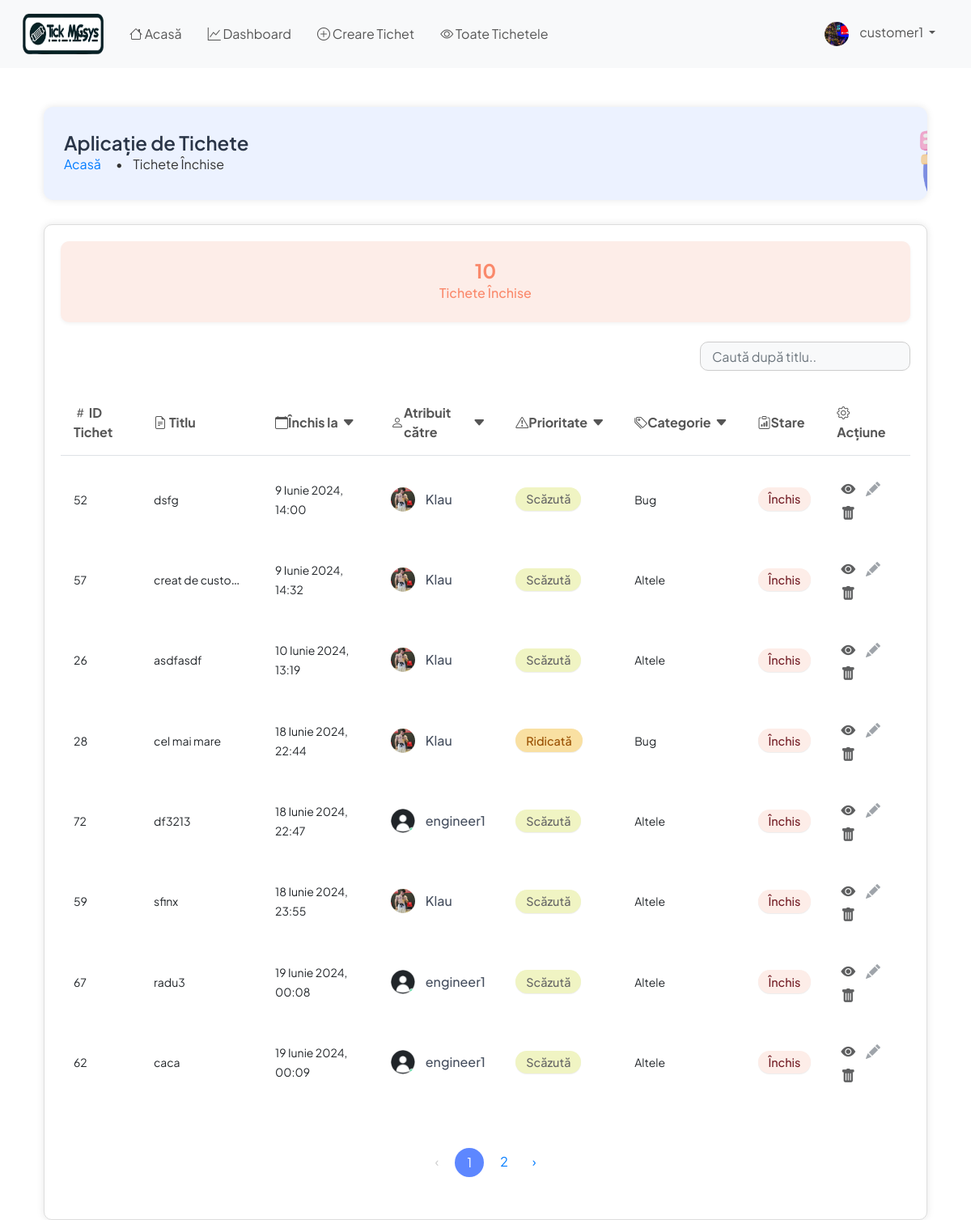
Before: /ticket/all-closed-tickets/ (signed in) with the older database file.
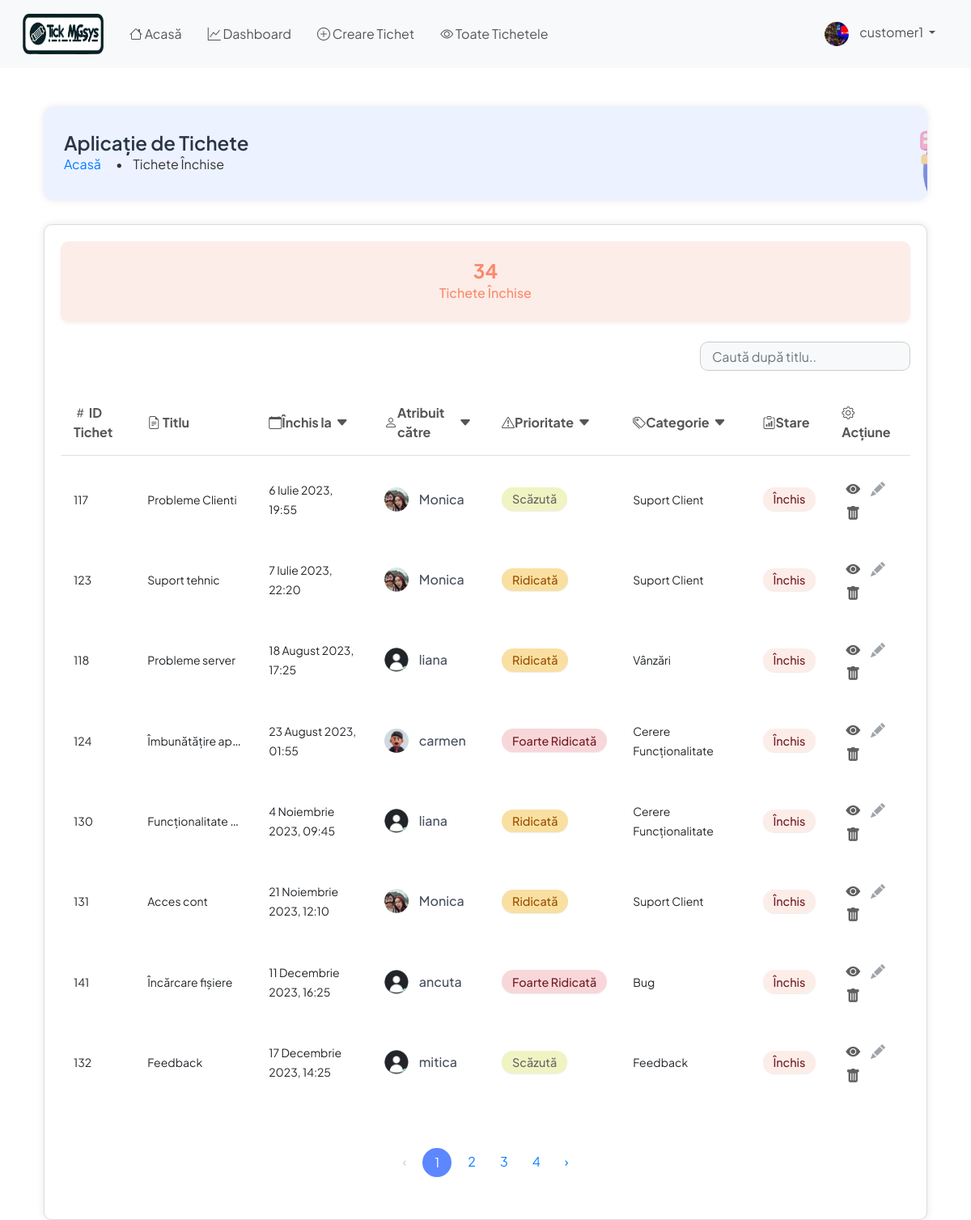
After: the same page with the newer database file.
### ticket/models.py (models this page shows, shortened)
class Ticket(models.Model):
    PRIORITY_CHOICES = (
        ('Very Low', 'Foarte Scăzut'),
        ('Low', 'Scăzut'),
        ('Medium', 'Mediu'),
        ('High', 'Ridicat'),
        ('Very High', 'Foarte Ridicat'),
    )
    CATEGORY_CHOICES = (
        ('Bug', 'Bug'),
        ('Feature Request', 'Cerere Funcționalitate'),
        ('Customer Support', 'Suport Client'),
        ('Sales', 'Vânzări'),
        ('Feedback', 'Feedback'),
        ('Other', 'Altele'),
    )
    STATUS_CHOICES = (
        ('Active', 'Activ'),
        ('Completed', 'Completat'),
        ('Pending', 'În așteptare'),
    )
    id = models.AutoField(primary_key=True)
    title = models.CharField(max_length=100, validators=[MaxLengthValidator(100)], unique=True)
    description = models.TextField()
    priority = models.CharField(max_length=9, choices=PRIORITY_CHOICES, default='Low')
    category = models.CharField(max_length=20, choices=CATEGORY_CHOICES, default='Other')
    created_by = models.ForeignKey(User, on_delete=models.CASCADE, related_name='tickets_created', editable=False)
    date_created = models.DateTimeField(auto_now_add=True)
    assigned_to = models.ForeignKey(User, on_delete=models.DO_NOTHING, null=True, blank=True,
                                    related_name='tickets_assigned')
    is_resolved = models.BooleanField(default=False)
    accepted_date = models.DateTimeField(null=True, blank=True)
    closed_date = models.DateTimeField(null=True, blank=True)
    ticket_status = models.CharField(max_length=20, choices=STATUS_CHOICES, default='Pending')
    updated_at = models.DateTimeField(auto_now=True)
    class Meta:
        verbose_name = "Ticket"
        verbose_name_plural = "Tickets"
        ordering = ['-date_created']
        unique_together = ('title', 'created_by')
        indexes = [
            models.Index(fields=['priority']),
            models.Index(fields=['category']),
            models.Index(fields=['ticket_status']),
            models.Index(fields=['date_created']),
            models.Index(fields=['updated_at']),
        ]

### users/models.py (models this page shows, shortened)
class User(AbstractUser):
    is_customer = models.BooleanField(default=False)
    is_engineer = models.BooleanField(default=False)
    is_admin = models.BooleanField(default=False)  # New field for admin users
    profile_image = models.ImageField(upload_to='profile_images/', default='profile_images/default.png')

### ticket/views.py (the view)
# urls.py: path('all-closed-tickets/', views.all_closed_tickets, name='all-closed-tickets'),
@login_required
def all_closed_tickets(request):
    closed_date = request.GET.get('closed_date')
    assigned_to = request.GET.get('assigned_to')
    priority = request.GET.get('priority')
    category = request.GET.get('category')
    search_query = request.GET.get('search', '')
    tickets = Ticket.objects.filter(is_resolved=True)
    if closed_date:
        tickets = tickets.filter(closed_date=closed_date)
    if assigned_to:
        tickets = tickets.filter(assigned_to__username__icontains=assigned_to)
    if priority:
        tickets = tickets.filter(priority=priority)
    if category:
        tickets = tickets.filter(category=category)
    if search_query:
        tickets = tickets.filter(Q(title__icontains=search_query) | Q(id__icontains=search_query))
    tickets = tickets.order_by('closed_date')
    closed_tickets = tickets.count()
    paginator = Paginator(tickets, 8)  # Show 8 tickets per page
    page = request.GET.get('page')
    try:
        tickets = paginator.page(page)
    except PageNotAnInteger:
        tickets = paginator.page(1)
    except EmptyPage:
        tickets = paginator.page(paginator.num_pages)
    context = {
        'tickets': tickets,
        'closed_tickets': closed_tickets,
        'page': page,
    }
    return render(request, 'ticket/all_closed_tickets.html', context)

### templates/ticket/all_closed_tickets.html (shortened to what the changed rows need)
{% extends 'base.html' %}
{% load static %}
{% block content %}
    <div class="container mt-5">
        <div class="header-box">
            <div class="header-content">
                <h1 class="header-title">Aplicație de Tichete</h1>
            </div>
        </div>
        <div class="content-box">
            <div class="col-md-12 mb-4">
                <div class="card text-center bg-closed-tickets ticket-card"
                     onclick="window.location.href='?status=Completed'">
                    <div class="card-body ticket-card-body">
                        <p class="card-number ticket-card-number mb-0">{{ closed_tickets }}</p>
                        <h5 class="card-title ticket-card-title mt-0">Tichete Închise</h5>
                    </div>
                </div>
            </div>
            <form method="get" action="{% url 'all-closed-tickets' %}">
                <div class="table-responsive">
                    <table class="table table-hover" id="ticketTable">
                        <thead class="thead-light">
                        <tr>
                            <th scope="col"><i class="bi bi-hash"></i> ID Tichet</th>
                            <th scope="col"><i class="bi bi-file-earmark-text"></i> Titlu</th>
                            <th scope="col">
                                <div class="filter-header">
                                    <i class="bi bi-calendar"></i> Închis la
                                    <div class="dropdown">
                                        <i class="bi bi-caret-down-fill filter-arrow" id="dropdownClosedDate"
                                           data-bs-toggle="dropdown" aria-expanded="false"></i>
                                    </div>
                                </div>
                            </th>
                            <th scope="col">
                                <div class="filter-header">
                                    <i class="bi bi-person"></i> Atribuit către
                                    <div class="dropdown">
                                        <i class="bi bi-caret-down-fill filter-arrow" id="dropdownAssignedTo"
                                           data-bs-toggle="dropdown" aria-expanded="false"></i>
                                    </div>
                                </div>
                            </th>
                            <th scope="col">
                                <div class="filter-header">
                                    <i class="bi bi-exclamation-triangle"></i> Prioritate
                                    <div class="dropdown">
                                        <i class="bi bi-caret-down-fill filter-arrow" id="dropdownPriority"
                                           data-bs-toggle="dropdown" aria-expanded="false"></i>
                                    </div>
                                </div>
                            </th>
                            <th scope="col">
                                <div class="filter-header">
                                    <i class="bi bi-tags"></i> Categorie
                                    <div class="dropdown">
                                        <i class="bi bi-caret-down-fill filter-arrow" id="dropdownCategory"
                                           data-bs-toggle="dropdown" aria-expanded="false"></i>
                                    </div>
                                </div>
                            </th>
                            <th scope="col">
                                <div class="filter-header">
                                    <i class="bi bi-clipboard-data"></i> Stare
                                </div>
                            </th>
                            <th scope="col">
                                <div id="actionIcon" class="action-icon">
                                    <i class="bi bi-gear"></i> Acțiune
                                </div>
                            </th>
                        </thead>
                        <tbody>
                        {% for ticket in tickets %}
                            <tr class="ticket-row" data-status="{{ ticket.ticket_status|lower }}">
                                <td><small>{{ ticket.id }}</small></td>
                                <td class="truncate"><small>{{ ticket.title }}</small></td>
                                <td><small>{{ ticket.closed_date }}</small></td>
                                <td>
                                    {% if ticket.assigned_to %}
                                        <img src="{{ ticket.assigned_to.profile_image.url }}"
                                             alt="Imagine de Profil {{ ticket.assigned_to.username }}"
                                             class="profile-image">
                                        <span class="assigned-username">{{ ticket.assigned_to.username }}</span>
                                    {% else %}
                                        <small>Neatribuit</small>
                                    {% endif %}
                                </td>
                                <td>
                                    {% if ticket.priority == 'Very Low' %}
                                        <span class="badge badge-very-low">Foarte Scăzută</span>
                                    {% elif ticket.priority == 'Low' %}
                                        <span class="badge badge-low">Scăzută</span>
                                    {% elif ticket.priority == 'Medium' %}
                                        <span class="badge badge-medium">Medie</span>
                                    {% elif ticket.priority == 'High' %}
                                        <span class="badge badge-high">Ridicată</span>
                                    {% elif ticket.priority == 'Very High' %}
                                        <span class="badge badge-very-high">Foarte Ridicată</span>
                                    {% endif %}
                                </td>
                                <td><small>{{ ticket.get_category_display }}</small></td>
                                <td>
                                    {% if ticket.ticket_status == 'Active' %}
                                        <span class="badge badge-open">Deschis</span>
                                    {% elif ticket.ticket_status == 'Pending' %}
                                        <span class="badge badge-pending">În așteptare</span>
                                    {% elif ticket.ticket_status == 'Completed' %}
                                        <span class="badge badge-closed">Închis</span>
                                    {% endif %}
                                </td>
                                <td>
                                    <a href="{% url 'ticket-details' ticket.pk %}" class="btn btn-view btn-sm"
                                       title="Detalii">
                                        <i class="bi bi-eye-fill"></i>
                                    </a>
                                    <span class="btn btn-edit btn-sm disabled" title="Editează">
                                        <i class="bi bi-pencil-fill text-muted"></i>
                                        </span>
                                    <a href="#" class="btn btn-delete btn-sm" data-bs-toggle="modal"
                                       data-bs-target="#deleteModal" data-ticket-id="{{ ticket.pk }}"
                                       title="Șterge">
                                        <i class="bi bi-trash-fill"></i>
                                    </a>
                                </td>
                            </tr>
                        {% endfor %}
                        </tbody>
                    </table>
                </div>
            </form>
            <div class="pagination-container">
                <nav aria-label="Navigare pagină exemplu">
                    <ul class="pagination">
                        {% for num in tickets.paginator.page_range %}
                            {% if num > tickets.number|add:'-4' and num < tickets.number|add:'4' %}
                                {% if tickets.number == num %}
                                    <li class="page-item active"><a class="page-link" href="#">{{ num }}</a></li>
                                {% else %}
                                    <li class="page-item"><a class="page-link" href="?page=
                                            {{ num }}">{{ num }}</a>
                                    </li>
                                {% endif %}
                            {% endif %}
                        {% endfor %}
                    </ul>
                </nav>
            </div>
        </div>
    </div>
{% endblock content %}

Changed rows visible on the page:
removed Ticket: id "52", title "dsfg", closed_date "9 Iunie 2024, 14:00", assigned_to.profile_image (picture), assigned_to.username "Klau", priority "Scăzută", category "Bug", ticket_status "Închis"
removed Ticket: id "57", title "creat de custo…", closed_date "9 Iunie 2024, 14:32", assigned_to.profile_image (picture), assigned_to.username "Klau", priority "Scăzută", category "Altele", ticket_status "Închis"
removed Ticket: id "26", title "asdfasdf", closed_date "10 Iunie 2024, 13:19", assigned_to.profile_image (picture), assigned_to.username "Klau", priority "Scăzută", category "Altele", ticket_status "Închis"
removed Ticket: id "28", title "cel mai mare", closed_date "18 Iunie 2024, 22:44", assigned_to.profile_image (picture), assigned_to.username "Klau", priority "Ridicată", category "Bug", ticket_status "Închis"
no longer on this page (row edited): Ticket: id "72", title "df3213", closed_date "18 Iunie 2024, 22:47", assigned_to.profile_image (placeholder picture), assigned_to.username "engineer1", priority "Scăzută", category "Altele", ticket_status "Închis"
removed Ticket: id "59", title "sfinx", closed_date "18 Iunie 2024, 23:55", assigned_to.profile_image (picture), assigned_to.username "Klau", priority "Scăzută", category "Altele", ticket_status "Închis"
no longer on this page (row edited): Ticket: id "67", title "radu3", closed_date "19 Iunie 2024, 00:08", assigned_to.profile_image (placeholder picture), assigned_to.username "engineer1", priority "Scăzută", category "Altele", ticket_status "Închis"
no longer on this page (row edited): Ticket: id "62", title "caca", closed_date "19 Iunie 2024, 00:09", assigned_to.profile_image (placeholder picture), assigned_to.username "engineer1", priority "Scăzută", category "Altele", ticket_status "Închis"
added Ticket: id "117", title "Probleme Clienti", closed_date "6 Iulie 2023, 19:55", assigned_to.profile_image (picture), assigned_to.username "Monica", priority "Scăzută", category "Suport Client", ticket_status "Închis"
added Ticket: id "123", title "Suport tehnic", closed_date "7 Iulie 2023, 22:20", assigned_to.profile_image (picture), assigned_to.username "Monica", priority "Ridicată", category "Suport Client", ticket_status "Închis"
added Ticket: id "118", title "Probleme server", closed_date "18 August 2023, 17:25", assigned_to.profile_image (placeholder picture), assigned_to.username "liana", priority "Ridicată", category "Vânzări", ticket_status "Închis"
added Ticket: id "124", title "Îmbunătățire ap…", closed_date "23 August 2023, 01:55", assigned_to.profile_image (picture), assigned_to.username "carmen", priority "Foarte Ridicată", category "Cerere Funcționalitate", ticket_status "Închis"
added Ticket: id "130", title "Funcționalitate…", closed_date "4 Noiembrie 2023, 09:45", assigned_to.profile_image (placeholder picture), assigned_to.username "liana", priority "Ridicată", category "Cerere Funcționalitate", ticket_status "Închis"
added Ticket: id "131", title "Acces cont", closed_date "21 Noiembrie 2023, 12:10", assigned_to.profile_image (picture), assigned_to.username "Monica", priority "Ridicată", category "Suport Client", ticket_status "Închis"
added Ticket: id "141", title "Încărcare fișiere", closed_date "11 Decembrie 2023, 16:25", assigned_to.profile_image (placeholder picture), assigned_to.username "ancuta", priority "Foarte Ridicată", category "Bug", ticket_status "Închis"
added Ticket: id "132", title "Feedback", closed_date "17 Decembrie 2023, 14:25", assigned_to.profile_image (placeholder picture), assigned_to.username "mitica", priority "Scăzută", category "Feedback", ticket_status "Închis"
Other visible differences:
{{ closed_tickets }}: "10" → "34"
new list line: "3"
new list line: "4"
